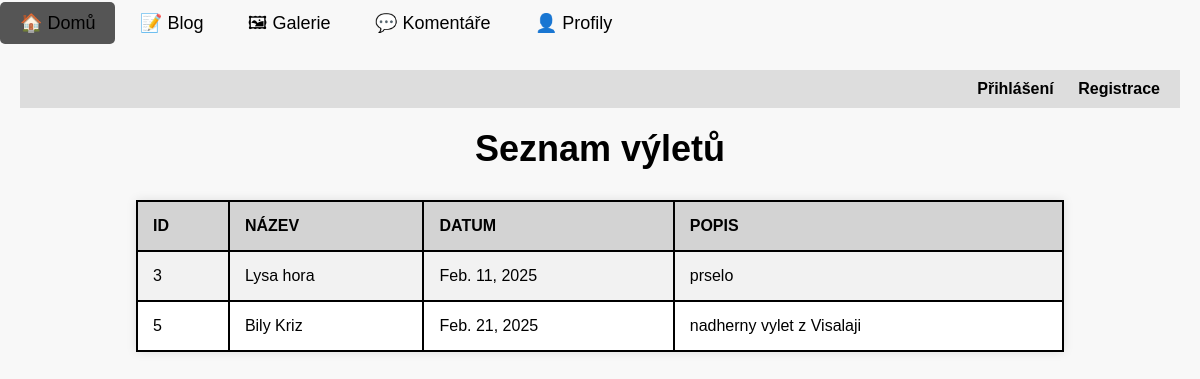
Before: / with the older database file.
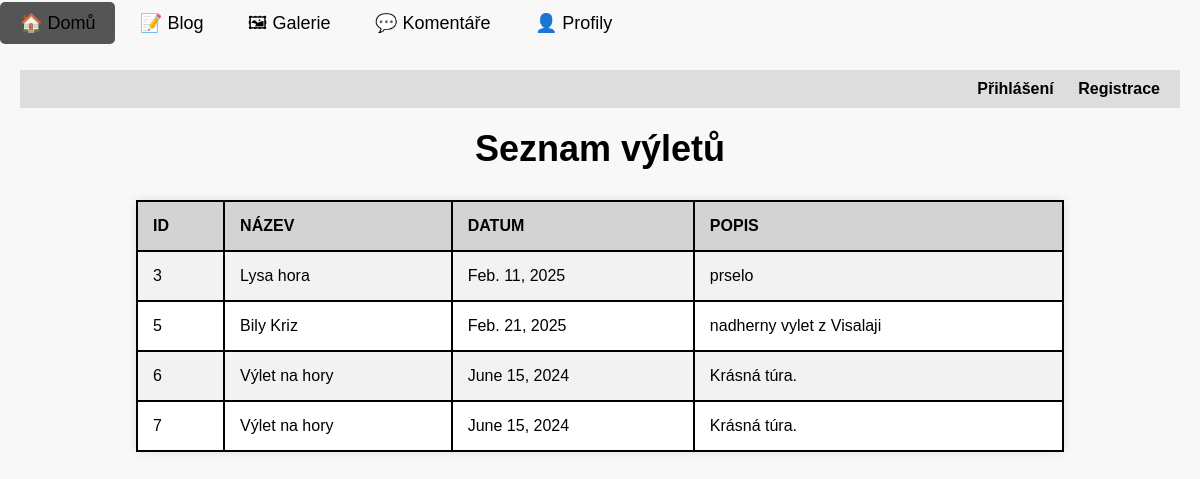
After: the same page with the newer database file.
### vylety/models.py (models this page shows, shortened)
class Vylet(models.Model):
    name = models.CharField(max_length=200, help_text="Zadejte název výletu")
    date = models.DateField(help_text="Datum konání výletu")
    description = models.TextField(help_text="Krátký popis výletu")
    user = models.ForeignKey(User, on_delete=models.CASCADE, help_text="Vlastník výletu")
    oblibene = models.ManyToManyField(User, related_name="oblibene_vylety", blank=True,
                                      help_text="Uživatelé, kteří si výlet přidali do oblíbených")

### vylety/views.py (the view)
# urls.py: path('', views.index, name='index'),
def index(request):
    vylety = Vylet.objects.all()
    return render(request, "vylety/index.html", {"vylety": vylety})

### vylety/templates/vylety/index.html (shortened to what this page needs)
    {% extends 'vylety/base.html' %}
    {% load static %}
    {% block content %}
    <div class="navbar">
        {% if user.is_authenticated %}
            Přihlášen jako <strong>{{ user.username }}</strong> | <a href="{% url 'logout' %}">Odhlásit</a>
        {% else %}
            <a href="{% url 'login' %}">Přihlášení</a>
            <a href="{% url 'register' %}">Registrace</a>
        {% endif %}
    </div>
    <h2>Seznam výletů</h2>
    <table>
        <tr>
            <th>ID</th>
            <th>Název</th>
            <th>Datum</th>
            <th>Popis</th>
        </tr>
        {% for vylet in vylety %}
        <tr>
            <td>{{ vylet.id }}</td>
            <td>{{ vylet.name }}</td>
            <td>{{ vylet.date }}</td>
            <td>{{ vylet.description }}</td>
        </tr>
        {% endfor %}
    </table>
{% endblock %}

### vylety/templates/vylety/base.html (shortened to what this page needs)
<!DOCTYPE html>
<html lang="cs">
<head>
    {% load static %}
    <link rel="stylesheet" href="{% static 'vylety/style.css' %}">
</head>
<body>
    <nav class="menu">
        <a href="/" class="{% if request.path == '/' %}active{% endif %}">🏠 Domů</a>
        <a href="/blog/" class="{% if request.path == '/blog/' %}active{% endif %}">📝 Blog</a>
        <a href="/galerie/" class="{% if request.path == '/galerie/' %}active{% endif %}">🖼 Galerie</a>
        <a href="/komentare/" class="{% if request.path == '/komentare/' %}active{% endif %}">💬 Komentáře</a>
        <a href="/profily/" class="{% if request.path == '/profily/' %}active{% endif %}">👤 Profily</a>
    </nav>
    <div class="content">
        {% block content %}{% endblock %}
    </div>
</body>
</html>

### vylety/static/vylety/style.css (style rules this page uses)
.menu a { color: #000000; text-decoration: none; font-size: 18px; padding: 10px 20px; display: inline-block; }
.menu a.active { background-color: #555; border-radius: 5px; }
.content { padding: 20px; text-align: center; }
body { font-family: Arial, sans-serif; background-color: #f8f8f8; margin: 0; padding: 0; }
h2 { text-align: center; font-size: 36px; margin-top: 20px; }
.navbar { text-align: right; padding: 10px 20px; background-color: #ddd; }
.navbar a { text-decoration: none; color: black; margin-left: 20px; font-weight: bold; }
table { width: 80%; margin: 20px auto; border-collapse: collapse; background-color: #fff; box-shadow: 0px 0px 10px rgba(0, 0, 0, 0.1); }
th, td { border: 2px solid black; padding: 15px; text-align: left; }
th { background-color: lightgray; text-transform: uppercase; }
tr:nth-child(even) { background-color: #f2f2f2; }

Changed rows visible on the page:
added Vylet: id "6", name "Výlet na hory", date "June 15, 2024", description "Krásná túra."
added Vylet: id "7", name "Výlet na hory", date "June 15, 2024", description "Krásná túra."
